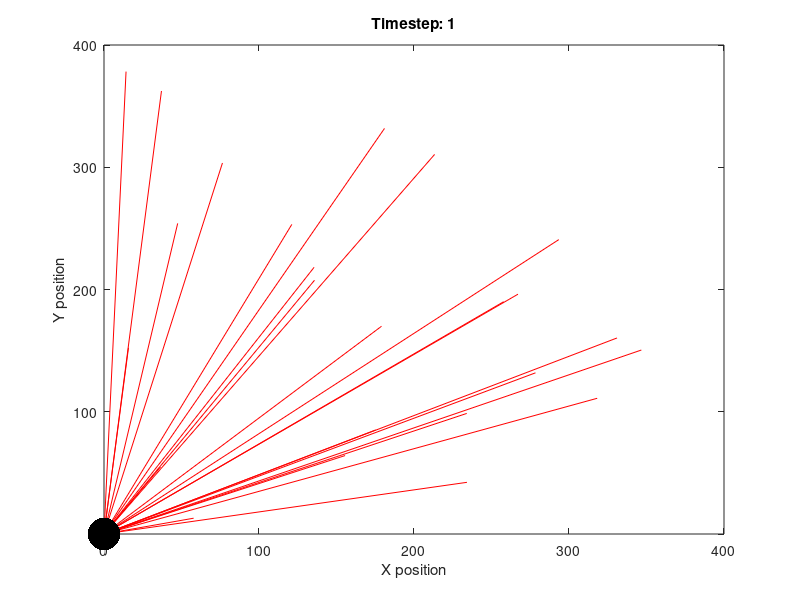

MATLAB code for this plot: (Note: this script raises an error after producing the figure.)
%This code is just for the boids, #boidswillbeboids. This is for
%simplifying the process of building the code corpus, one step at a time.


%LEGEND FOR STUFF
% CHECK
% TEMPORARY
% DELETE

clear all
close all

%INITIALIZE PARAMETERS
L=400;                  %system size
N_boid = 80;            %Nr of boids
dt = 0.1;               % CHECK Time-step, why is this used?
R_r = 1;                %repulsion radius
R_o = 10;               %Orientation radius
R_a =  20;              %attraction radius
v_boid = 0;             %CHECK if this is necessary. v_void is speed of boids

theta_boid  = pi;       %turning angle for boids
theta_hoick = pi;       %turning angle for hoicks
phi_boid = 0;
phi_hoick = 0;

A_s =0;                 %Possible sighting area
A_m =0;                 %Possible movement area


e_boid = 0;             %noise
warm_up = 10000;        % CHECK do we really need this? %Warm up time, 15 minutes in the paper
tot_time=100;           %Totalt time


%DEFINE HELPFUL VECTORS
r = zeros(N_boid,1);       %r is the distance from current boid to all other boids
rx_hat = zeros(N_boid,1);  %unit vector for x component
ry_hat = zeros(N_boid,1);    %unit vector for y component


%GRAPHICS STUFF
fig=figure;
marker1 = 14;



%INITIALIZE BOIDS
% x(i,j) gives the x coordinate of the ith particle at time j
x_boid=zeros(N_boid,tot_time+1);    %define initial x coordiantes for boids
x_boid(:,1)=L*rand(N_boid,1);       %initial positions

y_boid=zeros(N_boid,tot_time+1);    %define initial y coordinates for boids
y_boid(:,1)=L*rand(N_boid,1);       %initial positions

v_boid = zeros(N_boid,tot_time+1);   %velocity vector for all boids
vy_boid = zeros(N_boid,tot_time+1);
vx_boid = zeros(N_boid,tot_time+1);


%ITERATE OVER TIME
for t = 1:tot_time
    
    
    
    %ITERATE OVER BOIDS
    for i=1:N_boid
        
        [t i]           %DELETE
        
        if isnan(x_boid(i,t+1))    %Skips this iteration if the value is NaN (dead Boid)
            continue
        end
        
        
        
        
        %Distance to all other particles
        r(:,1)=((x_boid(i,t)-x_boid(:,t)).^2 + (y_boid(i,t)-y_boid(:,t)).^2).^0.5;
        rx_hat(:,1) = (x_boid(i,t)-x_boid(:,t))./(r(:,1)+0.0000000001);                    %Unit direction
        ry_hat(:,1)= (y_boid(i,t)-y_boid(:,t))./(r(:,1)+0.0000000001);                     %Unit direction
        
        [r_sort,index] = sort(r,1);               %Sorting the direction vector r_ij
        r_sort=r_sort(2:end);
        index=index(2:end);
        
        %Looking at all the boids inside the repulsion radius
        inside_R_r = r(r<R_r);
        
        if any(inside_R_r)      %If there are any boids inside the repulsion radius
            vx_b = 0;
            vy_b = 0;
            
           [ 1337,j] %DELETE
            
            for j=1:length(inside_R_r)
                j
                
                if vx_boid(i)*rx_hat(index(j)) +vy_boid(i)*ry_hat(index(j))> v_boid(i)*cos(theta(i)/2)
                    vx_b = vx_b + sum(rx_hat(index(j)));
                    vy_b = vy_b + sum(ry_hat(index(j)));
                end
                
                vx_b = -vx_b/sum(r(index(j)));
                vy_b = -vy_b/sum(r(index(j)));
            end
            
        else  %No boids in the repulsion area
            
            %%%%%%%%%%Find v_o - orientation
            index_vbo = find(r>R_r & r<R_o);               %Index for the boids in orientation radius
            vx_bo=0;
            vy_bo=0;
            if any(index_vbo)
                vx_bo= -vx_boid(index_vbo)./sum(vx_boid(index_vbo));
                vy_bo = -vy_boid(index_vbo)./sum(vy_boid(index_vbo));
            end
            
            %%%%%%%%%Find v_a
            index_vba = find(r>R_o & r<R_a);
            vx_ba=0;
            vy_ba=0;
            
            %CHECK IF THERE ARE ANY BOIDS IN ATTRACTION AREA
            if any(index_vba)
                %ITERATE OVER ALL BOIDS IN ATTRACTION AREA
                for k = 1:length(index_vba)
                vx_ba = vx_ba + rx_hat(index_vba)/sum(r);
                vy_ba = vy_ba + ry_hat(index_vba)/sum(r);
                end
            end
            %Define velocity unit vector v_b
            v_b = ((vx_ba + vx_bo).^2 + (vy_ba + vy_bo).^2).^0.5;
            vx_b = (vx_ba + vx_bo)/v_b;
            vy_b = (vy_ba + vy_ba)/v_b;
            
            
        end
        
        %%%%%Find v_noise
        vx_noise = randn(1,1);
        vy_noise = randn(1,1);
        
        vx_noise = vx_noise/(vx_noise^2 + vy_noise^2)^0.5;
        vy_noise = vy_noise/(vx_noise^2 + vy_noise^2)^0.5;
        
        %%%%%Add together all the components for the velocity vector
        vx_boid(i,t+1) = vx_b + e_boid*vx_noise;% + omega_boid*v_pf_x_boid(i,t);
        vy_boid(i,t+1) = vy_b + e_boid*vy_noise;% + omega_boid*v_pf_y_boid(i,t);
        
        
        %Plot boids
    %    if abs(x_boid(i,t)-x_boid(i,t+1))<v_boid(i,t) && abs(y_boid(i,j)-y_boid(i,j+1))<v_boid(i,t)
            plot([x_boid(i,t), x_boid(i,t+1)] ,[y_boid(i,t),y_boid(i,t+1)],'r-','markersize',50) %plots the first half of the particles in black
            axis([0 L 0 L]);
            hold on
            plot(x_boid(i,t+1) ,y_boid(i,t+1),'k.','markersize',70)
            title(['Timestep: ',num2str(t)])
            xlabel('X position')
            ylabel('Y position')
 %       end
        hold on
    end
end